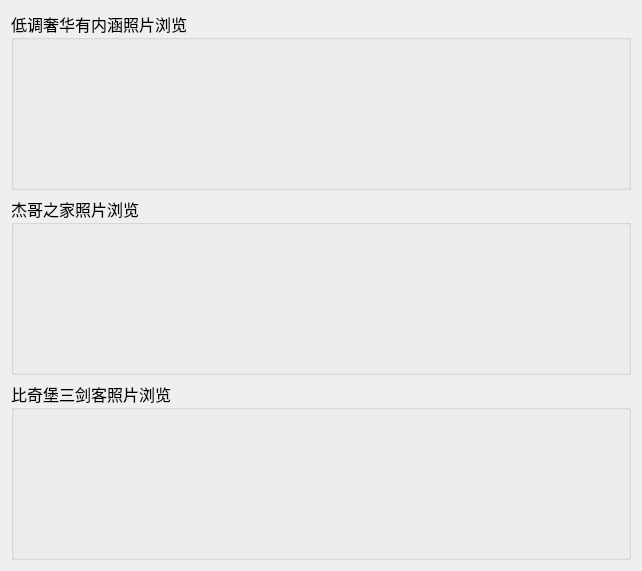
<?xml version="1.0" encoding="UTF-8"?>
<ui version="4.0">
 <class>RoomPicDialog</class>
 <widget class="QDialog" name="RoomPicDialog">
  <property name="geometry">
   <rect>
    <x>0</x>
    <y>0</y>
    <width>642</width>
    <height>571</height>
   </rect>
  </property>
  <property name="windowTitle">
   <string>Dialog</string>
  </property>
  <layout class="QGridLayout" name="gridLayout_3">
   <item row="0" column="0">
    <layout class="QGridLayout" name="gridLayout_4">
     <item row="0" column="0">
      <widget class="QGroupBox" name="groupBox">
       <property name="font">
        <font>
         <family>楷体</family>
         <pointsize>12</pointsize>
        </font>
       </property>
       <property name="title">
        <string>低调奢华有内涵照片浏览</string>
       </property>
       <layout class="QGridLayout" name="gridLayout">
        <item row="0" column="0">
         <widget class="QLabel" name="label">
          <property name="sizePolicy">
           <sizepolicy hsizetype="Preferred" vsizetype="Preferred">
            <horstretch>0</horstretch>
            <verstretch>0</verstretch>
           </sizepolicy>
          </property>
          <property name="minimumSize">
           <size>
            <width>180</width>
            <height>120</height>
           </size>
          </property>
          <property name="maximumSize">
           <size>
            <width>180</width>
            <height>120</height>
           </size>
          </property>
          <property name="styleSheet">
           <string notr="true"/>
          </property>
          <property name="text">
           <string/>
          </property>
          <property name="pixmap">
           <pixmap resource="image.qrc">:/image/picture/OIP-C (4).png</pixmap>
          </property>
          <property name="scaledContents">
           <bool>true</bool>
          </property>
         </widget>
        </item>
        <item row="0" column="1">
         <widget class="QLabel" name="label_2">
          <property name="sizePolicy">
           <sizepolicy hsizetype="Preferred" vsizetype="Preferred">
            <horstretch>0</horstretch>
            <verstretch>0</verstretch>
           </sizepolicy>
          </property>
          <property name="minimumSize">
           <size>
            <width>180</width>
            <height>120</height>
           </size>
          </property>
          <property name="maximumSize">
           <size>
            <width>180</width>
            <height>120</height>
           </size>
          </property>
          <property name="styleSheet">
           <string notr="true"/>
          </property>
          <property name="text">
           <string/>
          </property>
          <property name="pixmap">
           <pixmap resource="image.qrc">:/image/picture/OIP-C (3).png</pixmap>
          </property>
          <property name="scaledContents">
           <bool>true</bool>
          </property>
         </widget>
        </item>
        <item row="0" column="2">
         <widget class="QLabel" name="label_3">
          <property name="sizePolicy">
           <sizepolicy hsizetype="Preferred" vsizetype="Preferred">
            <horstretch>0</horstretch>
            <verstretch>0</verstretch>
           </sizepolicy>
          </property>
          <property name="minimumSize">
           <size>
            <width>180</width>
            <height>120</height>
           </size>
          </property>
          <property name="maximumSize">
           <size>
            <width>180</width>
            <height>120</height>
           </size>
          </property>
          <property name="styleSheet">
           <string notr="true"/>
          </property>
          <property name="text">
           <string/>
          </property>
          <property name="pixmap">
           <pixmap resource="image.qrc">:/image/picture/OIP-C (5)(1).png</pixmap>
          </property>
          <property name="scaledContents">
           <bool>true</bool>
          </property>
         </widget>
        </item>
       </layout>
      </widget>
     </item>
     <item row="1" column="0">
      <widget class="QGroupBox" name="groupBox_2">
       <property name="font">
        <font>
         <family>楷体</family>
         <pointsize>12</pointsize>
        </font>
       </property>
       <property name="title">
        <string>杰哥之家照片浏览</string>
       </property>
       <layout class="QGridLayout" name="gridLayout_8">
        <item row="0" column="0" rowspan="2" colspan="2">
         <layout class="QGridLayout" name="gridLayout_7">
          <item row="0" column="0">
           <widget class="QLabel" name="label_4">
            <property name="sizePolicy">
             <sizepolicy hsizetype="Maximum" vsizetype="Preferred">
              <horstretch>0</horstretch>
              <verstretch>0</verstretch>
             </sizepolicy>
            </property>
            <property name="minimumSize">
             <size>
              <width>180</width>
              <height>120</height>
             </size>
            </property>
            <property name="maximumSize">
             <size>
              <width>180</width>
              <height>120</height>
             </size>
            </property>
            <property name="styleSheet">
             <string notr="true"/>
            </property>
            <property name="text">
             <string/>
            </property>
            <property name="pixmap">
             <pixmap resource="image.qrc">:/image/picture/OIP-C (7).png</pixmap>
            </property>
            <property name="scaledContents">
             <bool>true</bool>
            </property>
           </widget>
          </item>
          <item row="0" column="1">
           <widget class="QLabel" name="label_6">
            <property name="sizePolicy">
             <sizepolicy hsizetype="Maximum" vsizetype="Preferred">
              <horstretch>0</horstretch>
              <verstretch>0</verstretch>
             </sizepolicy>
            </property>
            <property name="minimumSize">
             <size>
              <width>180</width>
              <height>120</height>
             </size>
            </property>
            <property name="maximumSize">
             <size>
              <width>180</width>
              <height>120</height>
             </size>
            </property>
            <property name="styleSheet">
             <string notr="true"/>
            </property>
            <property name="text">
             <string/>
            </property>
            <property name="pixmap">
             <pixmap resource="image.qrc">:/image/picture/4610b912c8fcc3cea9e5ac528245d688d43f20ad.png</pixmap>
            </property>
            <property name="scaledContents">
             <bool>true</bool>
            </property>
           </widget>
          </item>
          <item row="0" column="2">
           <widget class="QLabel" name="label_5">
            <property name="sizePolicy">
             <sizepolicy hsizetype="Preferred" vsizetype="Preferred">
              <horstretch>0</horstretch>
              <verstretch>0</verstretch>
             </sizepolicy>
            </property>
            <property name="minimumSize">
             <size>
              <width>180</width>
              <height>120</height>
             </size>
            </property>
            <property name="maximumSize">
             <size>
              <width>180</width>
              <height>120</height>
             </size>
            </property>
            <property name="styleSheet">
             <string notr="true"/>
            </property>
            <property name="text">
             <string/>
            </property>
            <property name="pixmap">
             <pixmap resource="image.qrc">:/image/picture/OIP-C (6)(1).png</pixmap>
            </property>
            <property name="scaledContents">
             <bool>true</bool>
            </property>
           </widget>
          </item>
         </layout>
        </item>
       </layout>
      </widget>
     </item>
     <item row="2" column="0">
      <widget class="QGroupBox" name="groupBox_3">
       <property name="font">
        <font>
         <family>楷体</family>
         <pointsize>12</pointsize>
        </font>
       </property>
       <property name="title">
        <string>比奇堡三剑客照片浏览</string>
       </property>
       <layout class="QGridLayout" name="gridLayout_5">
        <item row="0" column="0">
         <widget class="QLabel" name="label_8">
          <property name="sizePolicy">
           <sizepolicy hsizetype="Expanding" vsizetype="Preferred">
            <horstretch>0</horstretch>
            <verstretch>0</verstretch>
           </sizepolicy>
          </property>
          <property name="minimumSize">
           <size>
            <width>180</width>
            <height>120</height>
           </size>
          </property>
          <property name="maximumSize">
           <size>
            <width>180</width>
            <height>120</height>
           </size>
          </property>
          <property name="styleSheet">
           <string notr="true"/>
          </property>
          <property name="text">
           <string/>
          </property>
          <property name="pixmap">
           <pixmap resource="image.qrc">:/image/picture/OIP-C (1)(1).png</pixmap>
          </property>
          <property name="scaledContents">
           <bool>true</bool>
          </property>
         </widget>
        </item>
        <item row="0" column="1">
         <widget class="QLabel" name="label_9">
          <property name="sizePolicy">
           <sizepolicy hsizetype="Expanding" vsizetype="Preferred">
            <horstretch>0</horstretch>
            <verstretch>0</verstretch>
           </sizepolicy>
          </property>
          <property name="minimumSize">
           <size>
            <width>180</width>
            <height>120</height>
           </size>
          </property>
          <property name="maximumSize">
           <size>
            <width>180</width>
            <height>120</height>
           </size>
          </property>
          <property name="styleSheet">
           <string notr="true"/>
          </property>
          <property name="text">
           <string/>
          </property>
          <property name="pixmap">
           <pixmap resource="image.qrc">:/image/picture/OIP-C (2)(1).png</pixmap>
          </property>
          <property name="scaledContents">
           <bool>true</bool>
          </property>
         </widget>
        </item>
        <item row="0" column="2">
         <widget class="QLabel" name="label_10">
          <property name="sizePolicy">
           <sizepolicy hsizetype="Expanding" vsizetype="Preferred">
            <horstretch>0</horstretch>
            <verstretch>0</verstretch>
           </sizepolicy>
          </property>
          <property name="minimumSize">
           <size>
            <width>180</width>
            <height>120</height>
           </size>
          </property>
          <property name="maximumSize">
           <size>
            <width>180</width>
            <height>120</height>
           </size>
          </property>
          <property name="styleSheet">
           <string notr="true"/>
          </property>
          <property name="text">
           <string/>
          </property>
          <property name="pixmap">
           <pixmap resource="image.qrc">:/image/picture/OIP-C.png</pixmap>
          </property>
          <property name="scaledContents">
           <bool>true</bool>
          </property>
         </widget>
        </item>
       </layout>
      </widget>
     </item>
    </layout>
   </item>
  </layout>
 </widget>
 <resources>
  <include location="image.qrc"/>
 </resources>
 <connections/>
</ui>
